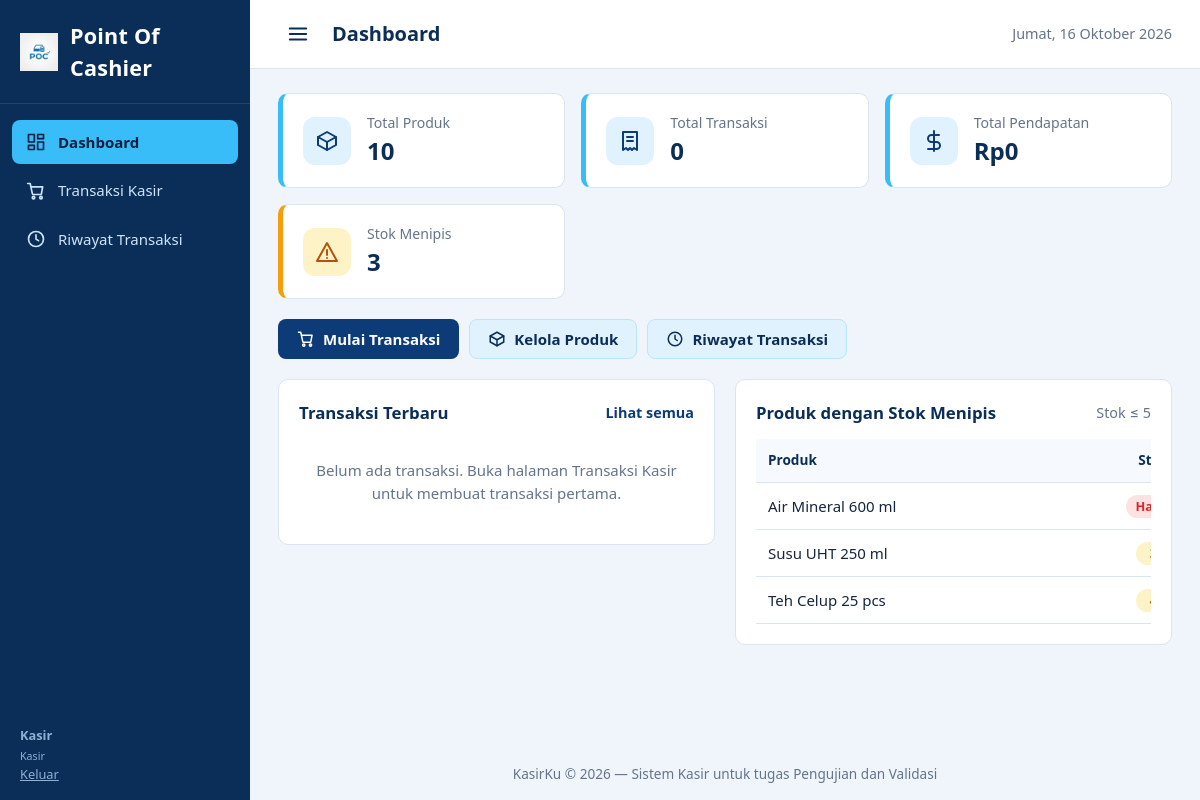
Page /index.php (signed in) on the committed database.
### tables this page shows
CREATE TABLE produk (
    id_produk   INT UNSIGNED  NOT NULL AUTO_INCREMENT,
    nama_produk VARCHAR(100)  NOT NULL,
    harga       DECIMAL(12,2) NOT NULL,
    stok        INT           NOT NULL DEFAULT 0,
    PRIMARY KEY (id_produk),
    KEY idx_produk_nama (nama_produk),
    CONSTRAINT chk_produk_nama  CHECK (CHAR_LENGTH(TRIM(nama_produk)) > 0),
    CONSTRAINT chk_produk_harga CHECK (harga > 0),
    CONSTRAINT chk_produk_stok  CHECK (stok >= 0)
);

### config/database.php (called while the page is built, shortened)
<?php
function db(): PDO
{
    static $pdo = null;
    if ($pdo instanceof PDO) {
        return $pdo;
    }
    $dsn = 'mysql:host=' . DB_HOST . ';dbname=' . DB_NAME . ';charset=' . DB_CHARSET;
    try {
        $pdo = new PDO($dsn, DB_USER, DB_PASS, [
            PDO::ATTR_ERRMODE            => PDO::ERRMODE_EXCEPTION,
            PDO::ATTR_DEFAULT_FETCH_MODE => PDO::FETCH_ASSOC,
            PDO::ATTR_EMULATE_PREPARES   => false,
        ]);
    } catch (PDOException $e) {
        error_log('[KasirKu] Koneksi database gagal: ' . $e->getMessage());
        halaman_error(
            "Tidak dapat terhubung ke database. Pastikan MySQL pada XAMPP sudah dijalankan dan database 'KasirKu' sudah diimpor.",
            503
        );
    }
    return $pdo;
}

### index.php (the view, shortened to what this page needs)
<?php
require_once __DIR__ . '/includes/helpers.php';
$total_produk     = (int) db_scalar('SELECT COUNT(*) FROM produk');
$total_transaksi  = (int) db_scalar('SELECT COUNT(*) FROM transaksi');
$total_pendapatan = (float) db_scalar('SELECT COALESCE(SUM(total), 0) FROM transaksi');
$jumlah_menipis   = (int) db_scalar('SELECT COUNT(*) FROM produk WHERE stok <= :batas', ['batas' => STOK_MENIPIS]);
$stok_menipis = db_all(
    'SELECT id_produk, nama_produk, stok FROM produk WHERE stok <= :batas
     ORDER BY stok ASC, nama_produk ASC LIMIT 10',
    ['batas' => STOK_MENIPIS]
);
$transaksi_terbaru = db_all(
    'SELECT id_transaksi, tanggal_transaksi, total FROM transaksi
     ORDER BY tanggal_transaksi DESC, id_transaksi DESC LIMIT 5'
);
include __DIR__ . '/includes/header.php';
?>
<section class="stats" aria-label="Ringkasan">
    <article class="stat">
        <div class="stat-icon"><?= ikon('box', 24) ?></div>
        <div>
            <div class="stat-label">Total Produk</div>
            <div class="stat-value"><?= e(number_format($total_produk, 0, ',', '.')) ?></div>
        </div>
    </article>
    <article class="stat">
        <div class="stat-icon"><?= ikon('receipt', 24) ?></div>
        <div>
            <div class="stat-label">Total Transaksi</div>
            <div class="stat-value"><?= e(number_format($total_transaksi, 0, ',', '.')) ?></div>
        </div>
    </article>
    <article class="stat">
        <div class="stat-icon"><?= ikon('money', 24) ?></div>
        <div>
            <div class="stat-label">Total Pendapatan</div>
            <div class="stat-value"><?= e(rupiah($total_pendapatan)) ?></div>
        </div>
    </article>
    <article class="stat stat-warn">
        <div class="stat-icon"><?= ikon('alert', 24) ?></div>
        <div>
            <div class="stat-label">Stok Menipis</div>
            <div class="stat-value"><?= e(number_format($jumlah_menipis, 0, ',', '.')) ?></div>
        </div>
    </article>
</section>
<div class="quick-links no-print">
    <a class="btn btn-primary" href="<?= e(BASE_URL) ?>transaksi.php"><?= ikon('cart', 18) ?> Mulai Transaksi</a>
    <a class="btn btn-light" href="<?= e(BASE_URL) ?>produk.php"><?= ikon('box', 18) ?> Kelola Produk</a>
    <a class="btn btn-light" href="<?= e(BASE_URL) ?>riwayat.php"><?= ikon('history', 18) ?> Riwayat Transaksi</a>
</div>
<div class="grid-2">
    <section class="card">
        <div class="card-header">
            <h2>Transaksi Terbaru</h2>
            <a class="link" href="<?= e(BASE_URL) ?>riwayat.php">Lihat semua</a>
        </div>
        <?php if (!$transaksi_terbaru): ?>
            <p class="empty">Belum ada transaksi. Buka halaman Transaksi Kasir untuk membuat transaksi pertama.</p>
        <?php endif; ?>
    </section>
    <section class="card">
        <div class="card-header">
            <h2>Produk dengan Stok Menipis</h2>
            <span class="muted">Stok &le; <?= (int) STOK_MENIPIS ?></span>
        </div>
        <?php if (!$stok_menipis): ?>
            <p class="empty">Semua produk memiliki stok yang cukup.</p>
        <?php else: ?>
            <div class="table-wrap">
                <table class="table">
                    <thead>
                        <tr><th>Produk</th><th class="center">Stok</th></tr>
                    </thead>
                    <tbody>
                    <?php foreach ($stok_menipis as $p): ?>
                        <tr>
                            <td class="wrap"><?= e($p['nama_produk']) ?></td>
                            <td class="center">
                                <?php if ((int) $p['stok'] === 0): ?>
                                    <span class="badge badge-danger">Habis</span>
                                <?php else: ?>
                                    <span class="badge badge-warn"><?= (int) $p['stok'] ?></span>
                                <?php endif; ?>
                            </td>
                        </tr>
                    <?php endforeach; ?>
                    </tbody>
                </table>
            </div>
        <?php endif; ?>
    </section>
</div>
<?php include __DIR__ . '/includes/footer.php'; ?>

### assets/css/style.css (style rules this page uses)
:root { --navy: #0b2e59; --navy-dark: #081f3f; --primary: #0d3b78; --primary-hov: #0a2d5c; --accent: #38bdf8; --accent-soft: #e0f2fe; --bg: #f0f5fb; --surface: #ffffff; --text: #16263d; --muted: #64748b; --border: #dbe5f1; --ok: #15803d; --ok-bg: #dcfce7; --warn: #b45309; --warn-bg: #fef3c7; --danger: #dc2626; --danger-bg: #fee2e2; --radius: 10px; --sidebar-w: 250px; --font: "Segoe UI", system-ui, -apple-system, Roboto, "Helvetica Neue", Arial, sans-serif; }
*, *::before, *::after { box-sizing: border-box; }
html { -webkit-text-size-adjust: 100%; }
body { margin: 0; font-family: var(--font); font-size: 15px; line-height: 1.5; color: var(--text); background: var(--bg); }
h1, h2, h3, p { margin: 0; }
a { color: var(--primary); }
.muted { color: var(--muted); font-size: 0.9rem; }
.link { font-size: 0.9rem; font-weight: 600; text-decoration: none; }
.card { background: var(--surface); border: 1px solid var(--border); border-radius: var(--radius); padding: 20px; margin-bottom: 20px; min-width: 0; }
.card-header { display: flex; align-items: center; justify-content: space-between; flex-wrap: wrap; gap: 8px; margin-bottom: 14px; }
.card-header h2 { font-size: 1.05rem; color: var(--navy); }
.empty { color: var(--muted); padding: 20px 8px; text-align: center; }
.grid-2 { display: grid; grid-template-columns: repeat(2, minmax(0, 1fr)); gap: 20px; align-items: start; }
.grid-2 .card { margin-bottom: 0; }
.stats { display: grid; grid-template-columns: repeat(auto-fit, minmax(220px, 1fr)); gap: 16px; margin-bottom: 20px; }
.stat { display: flex; align-items: center; gap: 16px; background: var(--surface); border: 1px solid var(--border); border-left: 5px solid var(--accent); border-radius: var(--radius); padding: 18px 20px; min-width: 0; }
.stat-icon { display: grid; place-items: center; width: 48px; height: 48px; flex-shrink: 0; border-radius: 12px; background: var(--accent-soft); color: var(--primary); }
.stat-label { color: var(--muted); font-size: 0.88rem; }
.stat-value { font-size: 1.5rem; font-weight: 700; color: var(--navy); overflow-wrap: anywhere; }
.stat-warn { border-left-color: #f59e0b; }
.stat-warn .stat-icon { background: var(--warn-bg); color: var(--warn); }
.quick-links { display: flex; flex-wrap: wrap; gap: 10px; margin-bottom: 20px; }
.btn { display: inline-flex; align-items: center; justify-content: center; gap: 8px; padding: 10px 18px; border: 1px solid transparent; border-radius: 8px; font: inherit; font-weight: 600; line-height: 1.2; text-decoration: none; cursor: pointer; transition: background 0.15s, border-color 0.15s; }
.btn-primary { background: var(--primary); color: #fff; }
.btn-light { background: var(--accent-soft); color: var(--navy); border-color: #bae6fd; }
.table-wrap { width: 100%; overflow-x: auto; }
.table { width: 100%; border-collapse: collapse; min-width: 480px; }
.table th, .table td { padding: 11px 12px; text-align: left; border-bottom: 1px solid var(--border); vertical-align: middle; }
.table th { position: sticky; top: 0; background: #f6f9fd; color: var(--navy); font-size: 0.85rem; font-weight: 700; white-space: nowrap; }
.table .center { text-align: center; }
.table .wrap { overflow-wrap: anywhere; min-width: 120px; }
.badge { display: inline-block; min-width: 34px; padding: 2px 10px; border-radius: 999px; font-size: 0.8rem; font-weight: 700; text-align: center; }
.badge-warn { background: var(--warn-bg); color: var(--warn); }
.badge-danger { background: var(--danger-bg); color: var(--danger); }

### rows in the picture
produk: nama_produk "Air Mineral 600 ml", stok "Habis"
produk: nama_produk "Susu UHT 250 ml"
produk: nama_produk "Teh Celup 25 pcs"

### other values in the picture
$label "Dashboard"
$label "Transaksi Kasir"
$label "Riwayat Transaksi"
$_SESSION['nama'] "Kasir"
$role_pengguna "Kasir"
$judul_halaman "Dashboard"
tanggal_indonesia() "Jumat, 16 Oktober 2026"
$total_produk "10"
$total_transaksi "0"
rupiah($total_pendapatan) "Rp0"
$jumlah_menipis "3"
STOK_MENIPIS "5"
